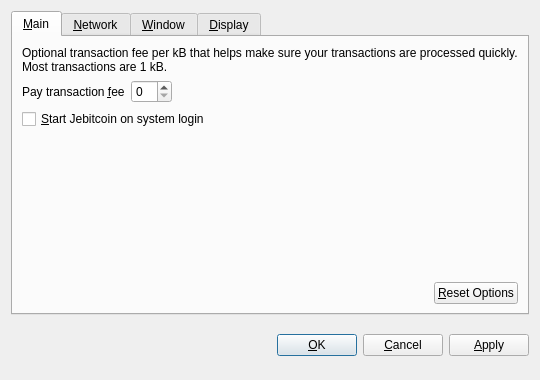
<?xml version="1.0" encoding="UTF-8"?>
<ui version="4.0">
 <class>OptionsDialog</class>
 <widget class="QDialog" name="OptionsDialog">
  <property name="geometry">
   <rect>
    <x>0</x>
    <y>0</y>
    <width>540</width>
    <height>380</height>
   </rect>
  </property>
  <property name="windowTitle">
   <string>Options</string>
  </property>
  <property name="modal">
   <bool>true</bool>
  </property>
  <layout class="QVBoxLayout" name="verticalLayout">
   <item>
    <widget class="QTabWidget" name="tabWidget">
     <property name="tabPosition">
      <enum>QTabWidget::North</enum>
     </property>
     <property name="currentIndex">
      <number>0</number>
     </property>
     <widget class="QWidget" name="tabMain">
      <attribute name="title">
       <string>&amp;Main</string>
      </attribute>
      <layout class="QVBoxLayout" name="verticalLayout_Main">
       <item>
        <widget class="QLabel" name="transactionFeeInfoLabel">
         <property name="text">
          <string>Optional transaction fee per kB that helps make sure your transactions are processed quickly. Most transactions are 1 kB.</string>
         </property>
         <property name="textFormat">
          <enum>Qt::PlainText</enum>
         </property>
         <property name="wordWrap">
          <bool>true</bool>
         </property>
        </widget>
       </item>
       <item>
        <layout class="QHBoxLayout" name="horizontalLayout_1_Main">
         <item>
          <widget class="QLabel" name="transactionFeeLabel">
           <property name="text">
            <string>Pay transaction &amp;fee</string>
           </property>
           <property name="textFormat">
            <enum>Qt::PlainText</enum>
           </property>
           <property name="buddy">
            <cstring>transactionFee</cstring>
           </property>
          </widget>
         </item>
         <item>
          <widget class="BitcoinAmountField" name="transactionFee"/>
         </item>
         <item>
          <spacer name="horizontalSpacer_1_Main">
           <property name="orientation">
            <enum>Qt::Horizontal</enum>
           </property>
           <property name="sizeHint" stdset="0">
            <size>
             <width>40</width>
             <height>20</height>
            </size>
           </property>
          </spacer>
         </item>
        </layout>
       </item>
       <item>
        <widget class="QCheckBox" name="bitcoinAtStartup">
         <property name="toolTip">
          <string>Automatically start Jebitcoin after logging in to the system.</string>
         </property>
         <property name="text">
          <string>&amp;Start Jebitcoin on system login</string>
         </property>
        </widget>
       </item>
       <item>
        <spacer name="verticalSpacer_Main">
         <property name="orientation">
          <enum>Qt::Vertical</enum>
         </property>
         <property name="sizeHint" stdset="0">
          <size>
           <width>20</width>
           <height>40</height>
          </size>
         </property>
        </spacer>
       </item>
       <item>
        <layout class="QHBoxLayout" name="horizontalLayout_2_Main">
         <item>
          <spacer name="horizontalSpacer_2_Main">
           <property name="orientation">
            <enum>Qt::Horizontal</enum>
           </property>
           <property name="sizeHint" stdset="0">
            <size>
             <width>40</width>
             <height>20</height>
            </size>
           </property>
          </spacer>
         </item>
         <item>
          <widget class="QPushButton" name="resetButton">
           <property name="toolTip">
            <string>Reset all client options to default.</string>
           </property>
           <property name="text">
            <string>&amp;Reset Options</string>
           </property>
           <property name="autoDefault">
            <bool>false</bool>
           </property>
          </widget>
         </item>
        </layout>
       </item>
      </layout>
     </widget>
     <widget class="QWidget" name="tabNetwork">
      <attribute name="title">
       <string>&amp;Network</string>
      </attribute>
      <layout class="QVBoxLayout" name="verticalLayout_Network">
       <item>
        <widget class="QCheckBox" name="mapPortUpnp">
         <property name="toolTip">
          <string>Automatically open the Jebitcoin client port on the router. This only works when your router supports UPnP and it is enabled.</string>
         </property>
         <property name="text">
          <string>Map port using &amp;UPnP</string>
         </property>
        </widget>
       </item>
       <item>
        <widget class="QCheckBox" name="connectSocks">
         <property name="toolTip">
          <string>Connect to the Jebitcoin network through a SOCKS proxy (e.g. when connecting through Tor).</string>
         </property>
         <property name="text">
          <string>&amp;Connect through SOCKS proxy:</string>
         </property>
        </widget>
       </item>
       <item>
        <layout class="QHBoxLayout" name="horizontalLayout_Network">
         <item>
          <widget class="QLabel" name="proxyIpLabel">
           <property name="text">
            <string>Proxy &amp;IP:</string>
           </property>
           <property name="textFormat">
            <enum>Qt::PlainText</enum>
           </property>
           <property name="buddy">
            <cstring>proxyIp</cstring>
           </property>
          </widget>
         </item>
         <item>
          <widget class="QValidatedLineEdit" name="proxyIp">
           <property name="maximumSize">
            <size>
             <width>140</width>
             <height>16777215</height>
            </size>
           </property>
           <property name="toolTip">
            <string>IP address of the proxy (e.g. 127.0.0.1)</string>
           </property>
          </widget>
         </item>
         <item>
          <widget class="QLabel" name="proxyPortLabel">
           <property name="text">
            <string>&amp;Port:</string>
           </property>
           <property name="textFormat">
            <enum>Qt::PlainText</enum>
           </property>
           <property name="buddy">
            <cstring>proxyPort</cstring>
           </property>
          </widget>
         </item>
         <item>
          <widget class="QLineEdit" name="proxyPort">
           <property name="maximumSize">
            <size>
             <width>55</width>
             <height>16777215</height>
            </size>
           </property>
           <property name="toolTip">
            <string>Port of the proxy (e.g. 9050)</string>
           </property>
          </widget>
         </item>
         <item>
          <widget class="QLabel" name="socksVersionLabel">
           <property name="text">
            <string>SOCKS &amp;Version:</string>
           </property>
           <property name="textFormat">
            <enum>Qt::PlainText</enum>
           </property>
           <property name="buddy">
            <cstring>socksVersion</cstring>
           </property>
          </widget>
         </item>
         <item>
          <widget class="QValueComboBox" name="socksVersion">
           <property name="toolTip">
            <string>SOCKS version of the proxy (e.g. 5)</string>
           </property>
          </widget>
         </item>
         <item>
          <spacer name="horizontalSpacer_Network">
           <property name="orientation">
            <enum>Qt::Horizontal</enum>
           </property>
           <property name="sizeHint" stdset="0">
            <size>
             <width>40</width>
             <height>20</height>
            </size>
           </property>
          </spacer>
         </item>
        </layout>
       </item>
       <item>
        <spacer name="verticalSpacer_Network">
         <property name="orientation">
          <enum>Qt::Vertical</enum>
         </property>
         <property name="sizeHint" stdset="0">
          <size>
           <width>20</width>
           <height>40</height>
          </size>
         </property>
        </spacer>
       </item>
      </layout>
     </widget>
     <widget class="QWidget" name="tabWindow">
      <attribute name="title">
       <string>&amp;Window</string>
      </attribute>
      <layout class="QVBoxLayout" name="verticalLayout_Window">
       <item>
        <widget class="QCheckBox" name="minimizeToTray">
         <property name="toolTip">
          <string>Show only a tray icon after minimizing the window.</string>
         </property>
         <property name="text">
          <string>&amp;Minimize to the tray instead of the taskbar</string>
         </property>
        </widget>
       </item>
       <item>
        <widget class="QCheckBox" name="minimizeOnClose">
         <property name="toolTip">
          <string>Minimize instead of exit the application when the window is closed. When this option is enabled, the application will be closed only after selecting Quit in the menu.</string>
         </property>
         <property name="text">
          <string>M&amp;inimize on close</string>
         </property>
        </widget>
       </item>
       <item>
        <spacer name="verticalSpacer_Window">
         <property name="orientation">
          <enum>Qt::Vertical</enum>
         </property>
         <property name="sizeHint" stdset="0">
          <size>
           <width>20</width>
           <height>40</height>
          </size>
         </property>
        </spacer>
       </item>
      </layout>
     </widget>
     <widget class="QWidget" name="tabDisplay">
      <attribute name="title">
       <string>&amp;Display</string>
      </attribute>
      <layout class="QVBoxLayout" name="verticalLayout_Display">
       <item>
        <layout class="QHBoxLayout" name="horizontalLayout_1_Display">
         <item>
          <widget class="QLabel" name="langLabel">
           <property name="text">
            <string>User Interface &amp;language:</string>
           </property>
           <property name="textFormat">
            <enum>Qt::PlainText</enum>
           </property>
           <property name="buddy">
            <cstring>lang</cstring>
           </property>
          </widget>
         </item>
         <item>
          <widget class="QValueComboBox" name="lang">
           <property name="toolTip">
            <string>The user interface language can be set here. This setting will take effect after restarting Jebitcoin.</string>
           </property>
          </widget>
         </item>
        </layout>
       </item>
       <item>
        <layout class="QHBoxLayout" name="horizontalLayout_2_Display">
         <item>
          <widget class="QLabel" name="unitLabel">
           <property name="text">
            <string>&amp;Unit to show amounts in:</string>
           </property>
           <property name="textFormat">
            <enum>Qt::PlainText</enum>
           </property>
           <property name="buddy">
            <cstring>unit</cstring>
           </property>
          </widget>
         </item>
         <item>
          <widget class="QValueComboBox" name="unit">
           <property name="toolTip">
            <string>Choose the default subdivision unit to show in the interface and when sending coins.</string>
           </property>
          </widget>
         </item>
        </layout>
       </item>
       <item>
        <widget class="QCheckBox" name="displayAddresses">
         <property name="toolTip">
          <string>Whether to show Jebitcoin addresses in the transaction list or not.</string>
         </property>
         <property name="text">
          <string>&amp;Display addresses in transaction list</string>
         </property>
        </widget>
       </item>
       <item>
        <widget class="QCheckBox" name="coinControlFeatures">
         <property name="toolTip">
          <string>Whether to show coin control features or not.</string>
         </property>
         <property name="text">
          <string>Display coin &amp;control features (experts only!)</string>
         </property>
        </widget>
       </item>
       <item>
        <spacer name="verticalSpacer_Display">
         <property name="orientation">
          <enum>Qt::Vertical</enum>
         </property>
         <property name="sizeHint" stdset="0">
          <size>
           <width>20</width>
           <height>40</height>
          </size>
         </property>
        </spacer>
       </item>
      </layout>
     </widget>
    </widget>
   </item>
   <item>
    <layout class="QHBoxLayout" name="horizontalLayout_Buttons">
     <item>
      <spacer name="horizontalSpacer_1">
       <property name="orientation">
        <enum>Qt::Horizontal</enum>
       </property>
       <property name="sizeHint" stdset="0">
        <size>
         <width>40</width>
         <height>48</height>
        </size>
       </property>
      </spacer>
     </item>
     <item>
      <widget class="QLabel" name="statusLabel">
       <property name="font">
        <font>
         <weight>75</weight>
         <bold>true</bold>
        </font>
       </property>
       <property name="text">
        <string/>
       </property>
       <property name="textFormat">
        <enum>Qt::PlainText</enum>
       </property>
       <property name="wordWrap">
        <bool>true</bool>
       </property>
      </widget>
     </item>
     <item>
      <spacer name="horizontalSpacer_2">
       <property name="orientation">
        <enum>Qt::Horizontal</enum>
       </property>
       <property name="sizeHint" stdset="0">
        <size>
         <width>40</width>
         <height>48</height>
        </size>
       </property>
      </spacer>
     </item>
     <item>
      <widget class="QPushButton" name="okButton">
       <property name="text">
        <string>&amp;OK</string>
       </property>
      </widget>
     </item>
     <item>
      <widget class="QPushButton" name="cancelButton">
       <property name="text">
        <string>&amp;Cancel</string>
       </property>
       <property name="autoDefault">
        <bool>false</bool>
       </property>
      </widget>
     </item>
     <item>
      <widget class="QPushButton" name="applyButton">
       <property name="text">
        <string>&amp;Apply</string>
       </property>
       <property name="autoDefault">
        <bool>false</bool>
       </property>
      </widget>
     </item>
    </layout>
   </item>
  </layout>
 </widget>
 <customwidgets>
  <customwidget>
   <class>BitcoinAmountField</class>
   <extends>QSpinBox</extends>
   <header>bitcoinamountfield.h</header>
  </customwidget>
  <customwidget>
   <class>QValueComboBox</class>
   <extends>QComboBox</extends>
   <header>qvaluecombobox.h</header>
  </customwidget>
  <customwidget>
   <class>QValidatedLineEdit</class>
   <extends>QLineEdit</extends>
   <header>qvalidatedlineedit.h</header>
  </customwidget>
 </customwidgets>
 <resources/>
 <connections/>
</ui>
